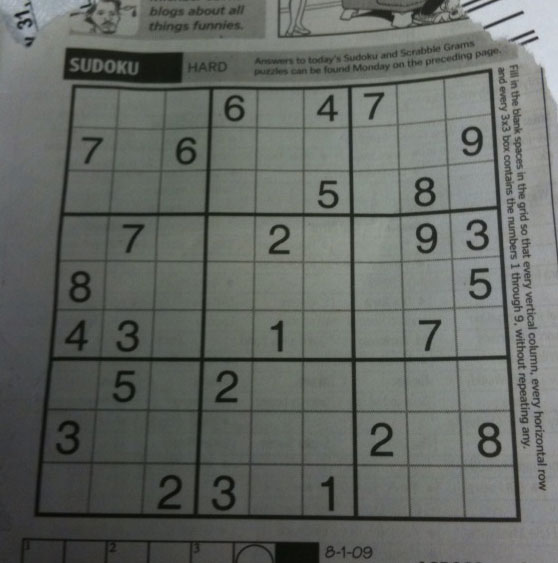
#> input picture Python-demo/data/sudoku.png, 558 x 563 px
$ python 4-6.py
#> lines starting #> are read from the running program, lines starting #| are printed output that depends on the picture
import cv2 as cv
import numpy as np
import matplotlib.pyplot as plt
from skimage.restoration.uft import laplacian

if __name__ == '__main__':
    #sobel laplacian scharr
    img = cv.imread('data/sudoku.png',0)
#> img: shape (563, 558); min 7, max 218, mean 101.8
    laplacian = cv.Laplacian(img,cv.CV_64F)
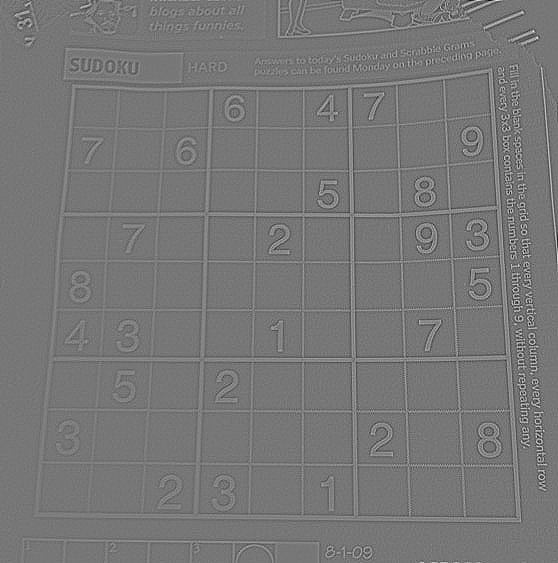
#> laplacian: shape (563, 558) float64; min -145, max 165, mean 0; drawn with min black and max white
    sobelx = cv.Sobel(img,cv.CV_64F,1,0,ksize = 5)
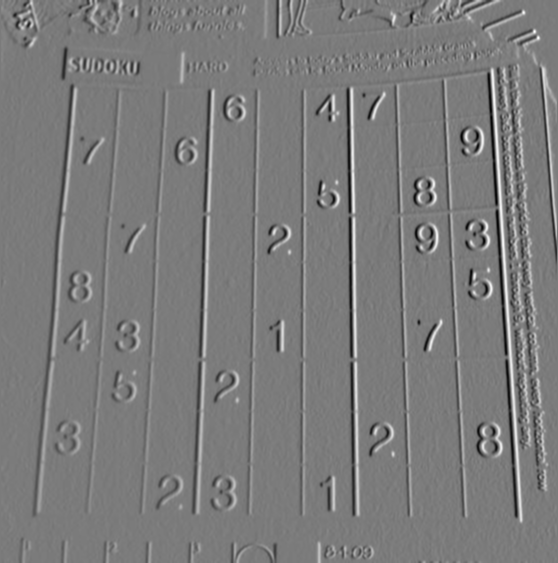
#> sobelx: shape (563, 558) float64; min -4883, max 5220, mean 16.1; drawn with min black and max white
    sobely = cv.Sobel(img,cv.CV_64F,0,1,ksize =5)
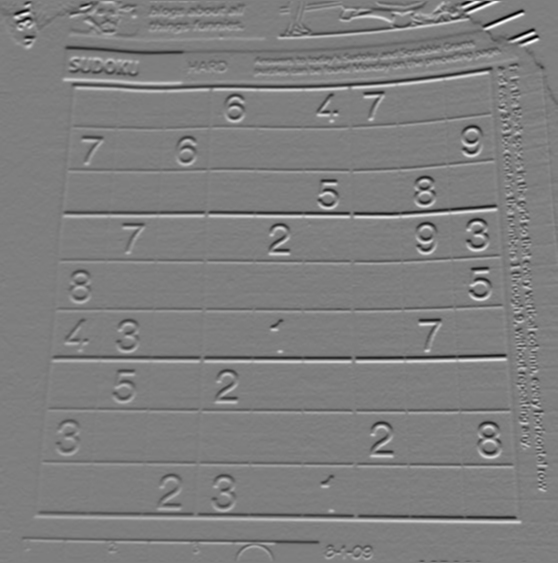
#> sobely: shape (563, 558) float64; min -5868, max 5907, mean -12.4; drawn with min black and max white
    absSobelX = np.absolute(sobelx)
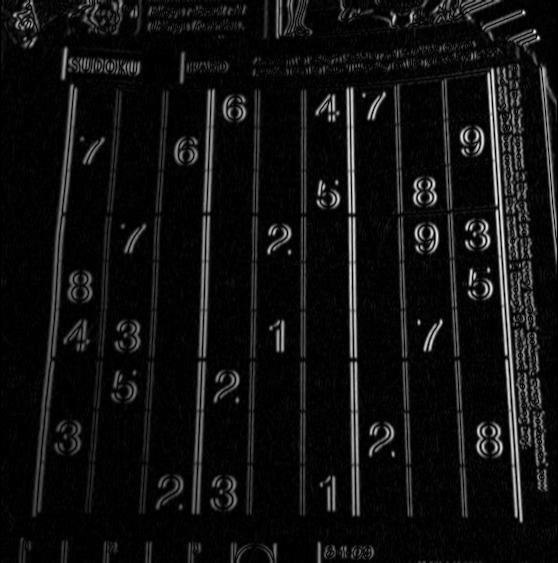
#> absSobelX: shape (563, 558) float64; min 0, max 5220, mean 353.3; drawn with min black and max white
    absSobelY = np.uint8(absSobelX)
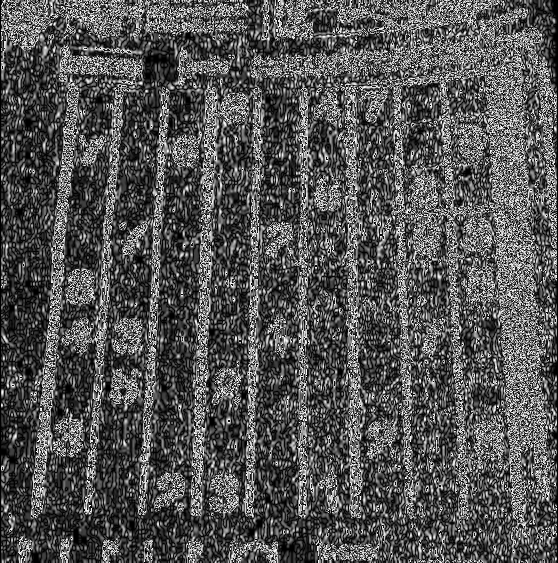
#> absSobelY: shape (563, 558); min 0, max 255, mean 83.5

    # sobelx = cv.normalize(sobelx,(0,255),cv.NORM_MINMAX)
    plt.subplot(221),plt.imshow(img,cmap = 'gray'),plt.title('org')
    plt.subplot(222),plt.imshow(laplacian,cmap = 'gray'),plt.title('laplacian')
    plt.subplot(223),plt.imshow(sobelx,cmap = 'gray'),plt.title('sobelx')
    plt.subplot(224),plt.imshow(absSobelX,cmap = 'gray'),plt.title('sobely')
    plt.xticks([]), plt.yticks([])
    plt.show()

$ run again, with Python-demo/data/aloeGT.png copied over Python-demo/data/sudoku.png
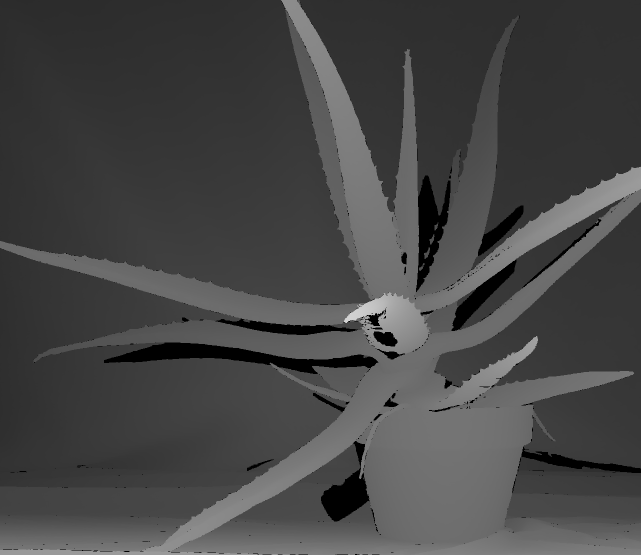
#> input picture Python-demo/data/aloeGT.png, 1282 x 1110 px (shown at 1/2 size)
#> img is the input picture: shape (1110, 1282); min 0, max 211, mean 69.8
#> `sobely = cv.Sobel(img,cv.CV_64F,0,1,ksize =5)`:
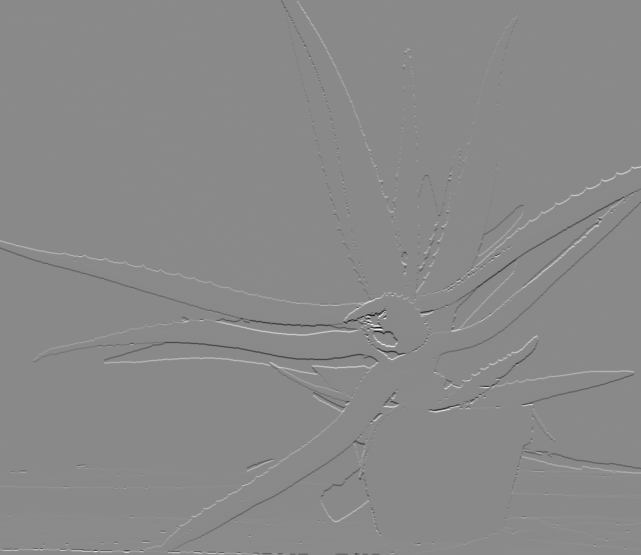
#> sobely: shape (1110, 1282) float64 (shown at 1/2 size); min -9452, max 8070, mean 9.8; drawn with min black and max white
#> `absSobelY = np.uint8(absSobelX)`:
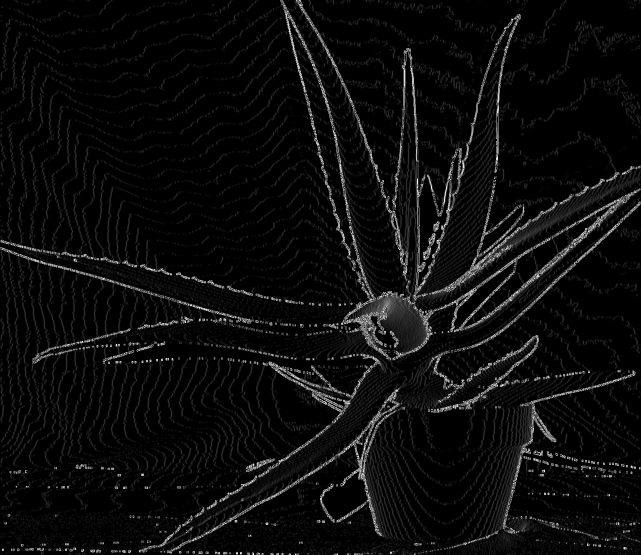
#> absSobelY: shape (1110, 1282) (shown at 1/2 size); min 0, max 255, mean 12.2

$ run again, with Python-demo/data/basketball1.png copied over Python-demo/data/sudoku.png
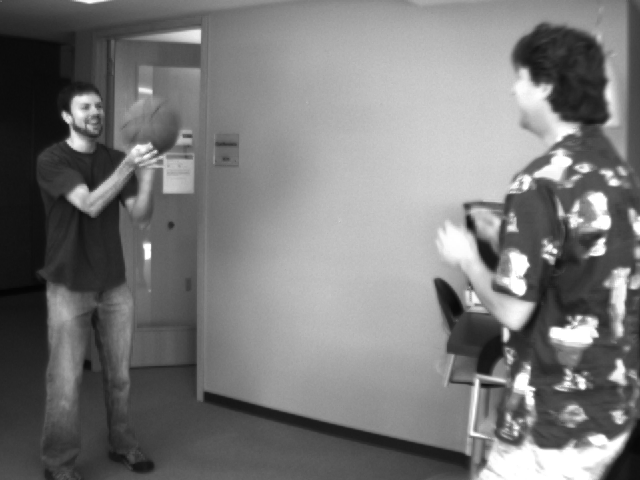
#> input picture Python-demo/data/basketball1.png, 640 x 480 px
#> img is the input picture: shape (480, 640); min 4, max 255, mean 120.3
#> `absSobelX = np.absolute(sobelx)`:
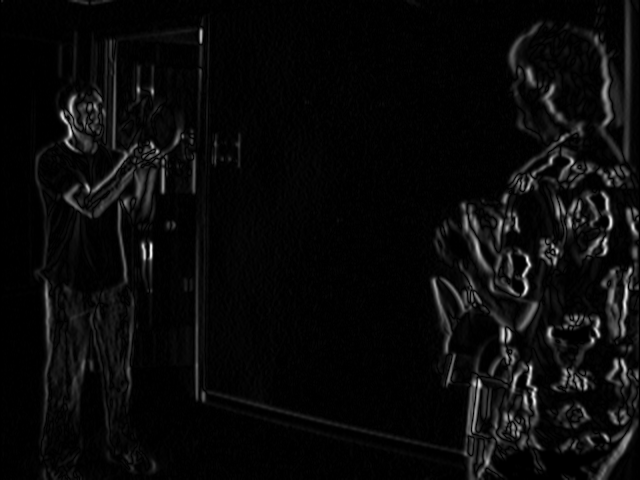
#> absSobelX: shape (480, 640) float64; min 0, max 7394, mean 301; drawn with min black and max white
#> `absSobelY = np.uint8(absSobelX)`:
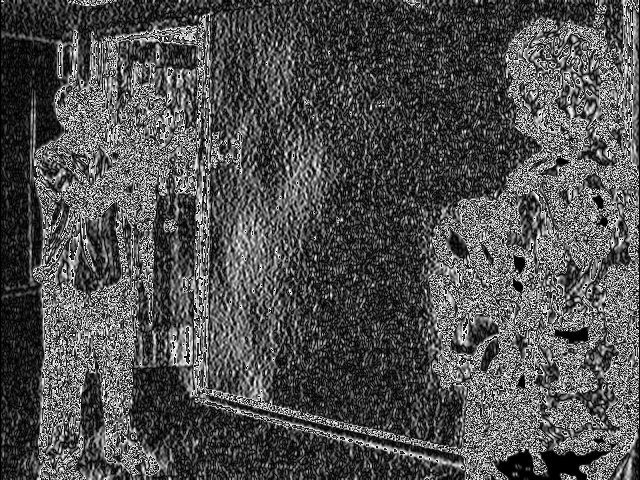
#> absSobelY: shape (480, 640); min 0, max 255, mean 79.9
